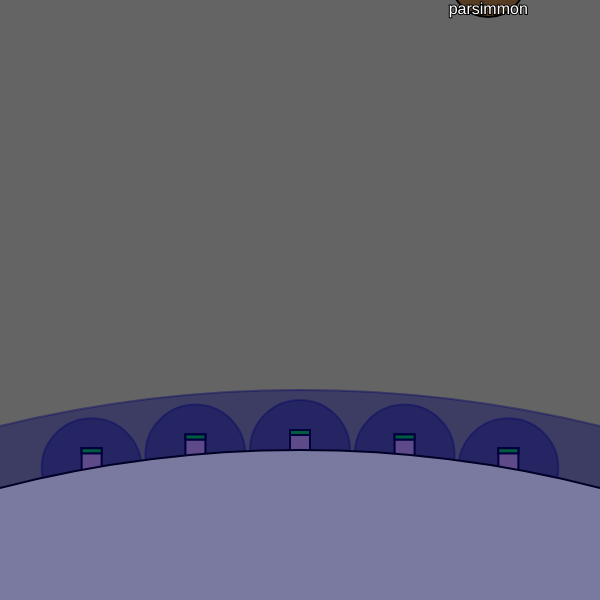
Frame 1 (no input)
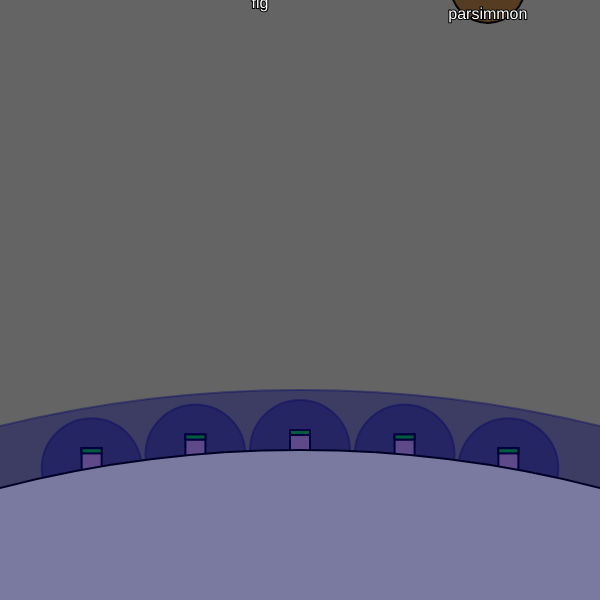
Frame 60 (no input)
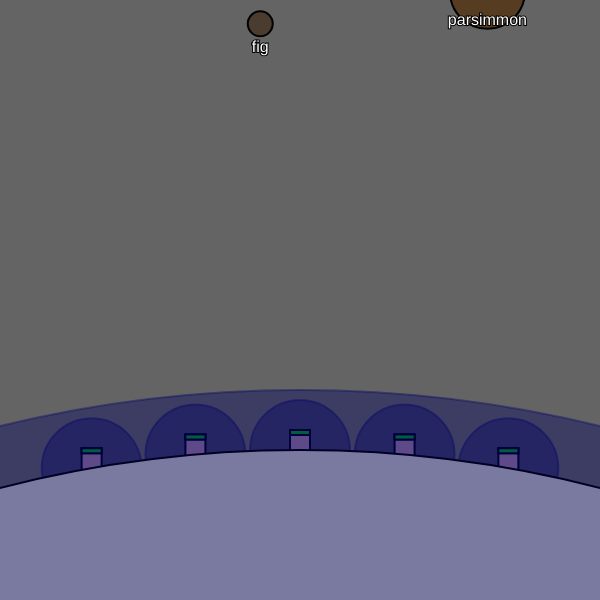
Frame 120 (the mouse pressed at the canvas centre since frame 60)

The p5.js sketch that drew these frames (run headless with seeded random() and noise() and a simulated clock; from frame 60 on, the mouse is pressed at the canvas centre):

// p5.js sketch
// ── sketch.js

var size = 5;
var meteors = Array();
var player;

var wordList = fruits;

var currentGuess = '';
var guessTime = 1000; // in milliseconds
var lastTime = 0; // millisecond time of last key press

function setup() {
  createCanvas(600, 600);
  frameRate(30);
  background(100);
  angleMode(DEGREES)

  player = new PlayerBase();
  player.update();

  for (var i=0;i<size;i++) {
      let randomWord = wordList[Math.floor(Math.random()*wordList.length)];
      let pos = [Math.random()*400 + 100 , -Math.random()*500]
      meteors[i] = new Meteor(pos[0],pos[1],randomWord)
  }
}


function draw() {
  background(100);
  strokeWeight(2);
  
  COLLIDERS.checkCollisions();

  player.update();

  meteors.sort((a,b) => b.position.y-a.position.y);

  for (var i=0;i<meteors.length;i++) {



    if(!meteors[i].isSolved) {
      if(meteors[i].checkAnswer(currentGuess)) {

        currentGuess = '';
        player.fire(meteors[i]);
                
      }
    }

    if(meteors[i].isAlive) {
      meteors[i].update()
    }
  }

  for (var i=0;i<meteors.length;i++) {
    if(!meteors[i].isAlive){
      meteors.splice(i,1);

      randomWord = wordList[Math.floor(Math.random()*wordList.length)];
      pos = [Math.random()*400 + 100 , -Math.random()*500]
      meteors.push(new Meteor(pos[0],pos[1],randomWord));

    }
  }

  if (((millis() - lastTime) > guessTime)) {
    currentGuess = '';
    lastTime = 0;
  }

  fill(50,255,50);
  stroke(0,0,0);
  strokeWeight(10);
  textSize(32);
  text(currentGuess,300,570)

}

  

function keyTyped() {
  currentGuess += key;
  lastTime = millis();

}

function keyPressed() {
  if (key === 'Backspace') {
    currentGuess = '';
    lastTime = 0;   
  }
}
// ── Colliders.js
class Collider {
	constructor(object, position, size, layer, mask) {
		// shape is always a circle

		// position is an x/y array
		this.position = position;
		// size is the radius
		this.size = size;

		this.layer = layer;
		this.mask = mask;
		this.isAlive = true;

		this.object = object;

		this.collisions = [];
	}

	draw() {
		stroke(0,0,255);
		fill(0,0,0,0);
		circle(this.position.x, this.position.y, this.size);	}
}

class Colliders {
	constructor(debug = false) {
		this.colliders = [];
		this.debug = debug;
	}

	newCollider(object, position, size, layer = 0, mask = 15) {
		let c = new Collider(object, position, size, layer, mask);
		this.colliders.push(c)
		return c;
	}

	allColliders() {
		return this.colliders;
	}

	numberOfColliders() {
		return this.colliders.length;
	}

	checkCollisions() {

		for (var i=0;i<this.colliders.length;i++) {
			var c1 = this.colliders[i];
			c1.collisions = [];
			for (var j=0;j<this.colliders.length;j++) {
				var c2 = this.colliders[j];
				
				if (this.debug){
					c1.draw();
					stroke(0,0,255);
					strokeWeight(1);
					line(c1.position.x,c1.position.y,c2.position.x,c2.position.y)
				}

				if ((c1 != c2) && (c2.layer & c1.mask)) {

					var dist = Math.sqrt(Math.pow(c1.position.x-c2.position.x,2)+Math.pow(c1.position.y-c2.position.y,2));

					if ((dist < ((c1.size + c2.size)*0.5)) && !c1.collisions.includes(c2)) {
						c1.collisions.push(c2);
					}
				}
			}	
		}

		for (var i=this.colliders.length-1;i>=0;i--) {
			if (!this.colliders[i].isAlive) {
				this.colliders.splice(i,1)
			}
		}

	}

}

const COLLIDERS = new Colliders(false);
// ── Meteor.js
class Meteor {
	constructor(x,y,word) {
		this.word = word[0];
		this.answer = word[1]; // correct answer for the word
		this.guess = ''; // current guess
		this.damage = this.answer.length;

		this.position = createVector(x,y);
		this.speed = createVector();
		this.angle = Math.random()*10 - 5; 

		this.speed.x = sin(this.angle);
		this.speed.y = cos(this.angle);
		this.speed.mult(2*Math.exp(-0.2*this.answer.length));

		this.size = this.answer.length * 5; // size of the meteor
		this.collider = COLLIDERS.newCollider(this, this.position, this.size, 1,6); // layer : 0001 / mask : 0110

		this.color = lerpColor(color(100, 50, 0,200), color(0, 50, 100,200), Math.random());
		
		this.isAlive = true;
		this.isSolved = false;
	}

	update() {
		// at each game frame, it should move down towards the planet

		// draw the meteor
		fill(this.color,100);
		stroke(0);
		circle(this.position.x,this.position.y,this.size);

		fill(255);
		textSize(16);
		textAlign(CENTER);
		text(this.word, this.position.x, this.position.y + this.word.length + 25)

		if (this.isSolved){
			fill(50,255,50);
			textSize(16);
			textAlign(CENTER);
			text(this.answer, this.position.x, this.position.y + this.word.length + 41)
		}		

		this.position.add(this.speed);

		for(let i=0;i < this.collider.collisions.length;i++) {
			this.collider.collisions[i].object.takeDamage(this.damage);
			this.takeDamage()
		}

	}

	checkAnswer(currentGuess) {
		this.guess = currentGuess;
		if (this.guess.length>0 && this.answer.startsWith(this.guess)) {
			fill(255);
			textSize(16);
			textAlign(CENTER);
			text(this.guess, this.position.x, this.position.y + this.word.length + 41)
		}

		if (this.answer === this.guess){
			this.isSolved = true;
		}

		return this.isSolved;
	}

	takeDamage() {
		this.collider.isAlive = false;
		this.isAlive = false;
	}


}
// ── PlayerBase.js
class PlayerBase {
	constructor() {
		this.position = createVector(0.5*width,0.75*height+2*width);		
		this.currentHP = 100; // hp of the base
		this.isAlive = true;

		this.collider = COLLIDERS.newCollider(this, this.position, width * 4, 4,15); // layer : 0100 / mask : 1111

		this.shield = new Shield(this.position.x,this.position.y,width * 4.2)

		this.weapons = [];
		this.weapons[0] = new Weapon(this.position.x+2*width*sin(5)		,this.position.y-2*width*cos(5));
		this.weapons[1] = new Weapon(this.position.x+2*width*sin(10)	,this.position.y-2*width*cos(10));
		this.weapons[2] = new Weapon(this.position.x+2*width*sin(0)		,this.position.y-2*width*cos(0));
		this.weapons[3] = new Weapon(this.position.x+2*width*sin(-5)	,this.position.y-2*width*cos(-5));
		this.weapons[4] = new Weapon(this.position.x+2*width*sin(-10)	,this.position.y-2*width*cos(-10));
	}

	update() {
		// draw the base

		// update weapons and remove them from the list if they died
		for (let i=this.weapons.length-1;i>=0;i--) {
			if (this.weapons[i].isAlive) {
				this.weapons[i].update();
			} else {
				this.weapons.splice(i,1);
			}
		}

		// draw the planet
		fill(200);
		stroke(0);
		circle(this.position.x,this.position.y, width * 4);

		// draw the shield
		if (this.shield.isAlive){
			this.shield.update();
		}

		// check hp
		if (this.currentHP <= 0) {
			this.isAlive = false;
		}

	}

	fire(target) {
		if (this.isAlive) { // if the planet is still alive
			let weapon = this.weapons.concat().sort((a,b) => (Math.abs(a.position.x-target.position.x)-Math.abs(b.position.x-target.position.x)))[0];
			weapon.fire(target);
		}
	}

	takeDamage(damage) {
		this.currentHP -= damage;
	}
}

class Weapon {
	constructor(x,y) {
		this.position = createVector(x,y);
		this.currentHP = 10;
		this.collider = COLLIDERS.newCollider(this, this.position, 25, 4,15); // layer : 0100 / mask : 1111
		this.shield = new Shield(x,y,100);
		this.isAlive = true;

		this.missiles = [];
	}

	update() {
		// draw the weapon

		// update missiles
		for (let i=this.missiles.length-1;i>=0;i--) {
			if (this.missiles[i].isAlive){
				this.missiles[i].update();
			} else {
				this.missiles.splice(i,1);
			}
		}

		// draw the weapon
		fill(255,200,200,255);
		stroke(0);
		rect(this.position.x-10,this.position.y-20,20,50)
		// draw the weapon's hp bar
		fill(255,0,0,255);
		rect(this.position.x-10,this.position.y-20,20,5)
		// weapon's current hp
		fill(0,255,0,255);
		rect(this.position.x-10,this.position.y-20, map(this.currentHP, 0, 10, 0, 20),5)

		// update the shield
		if (this.shield.isAlive){
			this.shield.update();
		}

		// check hp
		if (this.currentHP <= 0) {
			this.isAlive = false;
		}

	}

	fire(target) {
		let missile = new Missile(this, target);
		this.missiles.push(missile);
	}

	takeDamage(damage) {
		this.currentHP -= damage;
		if (this.currentHP<0) {this.currentHP = 0;}
	}

}

class Missile {
  constructor(weapon, target) {
    this.position = createVector(weapon.position.x, weapon.position.y);
    this.target = target;
    this.vel = createVector(0,-5);
    this.acc = createVector();
    this.r = 8;
    this.maxspeed = 5;
    this.maxforce = 1;

    this.angle = 90;

    this.isAlive = true;

	this.collider = COLLIDERS.newCollider(this, this.position, this.r, 8,1); // layer : 1000 / mask : 0001

  }

  update() {
  	// steering behaviour

  	if (this.target) {
	    let desire = p5.Vector.sub(this.target.position, this.position);
	    let d = desire.mag();
	    var speed = this.maxspeed;

	    if (d < 100) {
	      speed = map(d, 0, 100, 3, this.maxspeed);
	    }

	    desire.setMag(speed);
	    let steer = p5.Vector.sub(desire, this.vel);
	    steer.limit(this.maxforce);
	    
	    // add steering force to acc
	    this.acc.add(steer);

	    // check for collisions
	    for (let i=0;i<this.collider.collisions.length;i++) {
	    	
	    	let collision = this.collider.collisions[i];
	    	if (collision.object === this.target) {
	    		this.target.takeDamage();
	    		this.collider.isAlive = false;
	    		this.isAlive = false;
	    	}
	    }

	    if (!this.target.isAlive) {
	    	this.target = null;
	    	this.collider.isAlive = false;
	    }

	}

    // calculate new position
  	this.position.add(this.vel);
    this.vel.add(this.acc);
    this.acc.mult(0);
    
    // draw the missile
   	// Draw a triangle rotated in the direction of velocity
    this.angle = this.vel.heading() + 90;

    push();
    translate(this.position.x, this.position.y);
    rotate(this.angle);

    fill(200,100,100);
    stroke(255,0,0);
    strokeWeight(1);
    beginShape();
    vertex(0, -this.r);
    vertex(-this.r*0.4, this.r);
    vertex(this.r*0.4, this.r);
    endShape(CLOSE);

    pop();

    if (this.position.x < width*-1 || this.position.x > width*2 || this.position.y < height*-1 || this.position.y > height*2 ) {
		this.collider.isAlive = false;
		this.isAlive = false;
    }

  }

  takeDamage(damage){
  	// I don't know why but this has to be here
  }
}

class Shield {
	constructor(x,y, size) {
		this.position = createVector(x,y);
		this.currentHP = 100;
		this.size = size;
		this.collider = COLLIDERS.newCollider(this, this.position, this.size, 4,15); // layer : 0100 / mask : 1111
		this.isAlive = true;
	}

	update() {
		fill(0,0,100,this.currentHP);
		stroke(0,0,100,100);
		circle(this.position.x,this.position.y,this.size);
		if (this.currentHP <= 0) {
			this.collider.isAlive = false;
			this.isAlive = false;
		}

	}


	takeDamage(damage) {
		this.currentHP -= damage;
	}

}
// ── wordlist.js
germanWordList = [
  [ 'to be', 'sein' ],
  [ 'to become', 'werden' ],
  [ 'to have', 'haben' ],
  [ 'to be able to', 'können' ],
  [ 'to must', 'müssen' ],
  [ 'to give', 'geben' ],
  [ 'should', 'sollen' ],
  [ 'to say', 'sagen' ],
  [ 'to want', 'wollen' ],
  [ 'to come', 'kommen' ],
  [ 'to go/to walk', 'gehen' ],
  [ 'to do', 'machen' ],
  [ 'to stand', 'stehen' ],
  [ 'to see', 'sehen' ],
  [ 'to find', 'finden' ],
  [ 'to stay', 'bleiben' ],
  [ 'to lie', 'liegen' ],
  [ 'to put', 'stellen' ],
  [ 'to take', 'nehmen' ],
  [ 'to be allowed', 'dürfen' ],
  [ 'to bring', 'bringen' ],
  [ 'to hold', 'halten' ],
  [ 'to explain', 'erklären' ],
  [ 'to play', 'spielen' ],
  [ 'to be called', 'heißen' ],
  [ 'to know', 'wissen' ],
  [ 'to belong', 'hehören' ],
  [ 'to begin', 'beginnen' ],
  [ 'to speak', 'sprechen' ],
  [ 'to do', 'tun' ],
  [ 'to like', 'mögen' ],
  [ 'to win', 'gewinnen' ],
  [ 'to get', 'bekommen' ],
  [ 'to write', 'schreiben' ],
  [ 'to work', 'arbeiten' ],
  [ 'to meet', 'treffen' ],
  [ 'to pay', 'zahlen' ],
  [ 'to live', 'leben' ],
  [ 'to walk', 'laufen' ],
  [ 'to need', 'brauchen' ],
  [ 'to celebrate', 'feiern' ],
  [ 'to drive, ride', 'fahren' ],
  [ 'to search', 'suchen' ],
  [ 'to put', 'legen' ],
  [ 'to believe', 'glauben' ],
  [ 'to seem', 'scheinen' ],
  [ 'to lack, to be missing', 'fehlen' ],
  [ 'to know', 'kennen' ],
  [ 'to ask', 'fragen' ]
]

fruits = [
  ['apple','elma'],
  ['pear','armut'],
  ['watermelon','karpuz'],
  ['pineapple','ananas'],
  ['strawberry','çilek'],
  ['banana','muz'],
  ['lemon','limon'],
  ['kiwi','kivi'],
  ['grape','üzüm'],
  ['apricot','kayısı'],
  ['peach','şeftali'],
  ['blackberry','böğürtlen'],
  ['cherry','kiraz'],
  ['hazelnut','fındık'],
  ['melon','kavun'],
  ['orange','portakal'],
  ['plum','erik'],
  ['mandarin','mandalina'],
  ['fig','incir'],
  ['date','hurma'],
  ['parsimmon','trabzon hurması'],
  ['carrot','havuç'],
  ['pumpkin','balkabağı']
]
